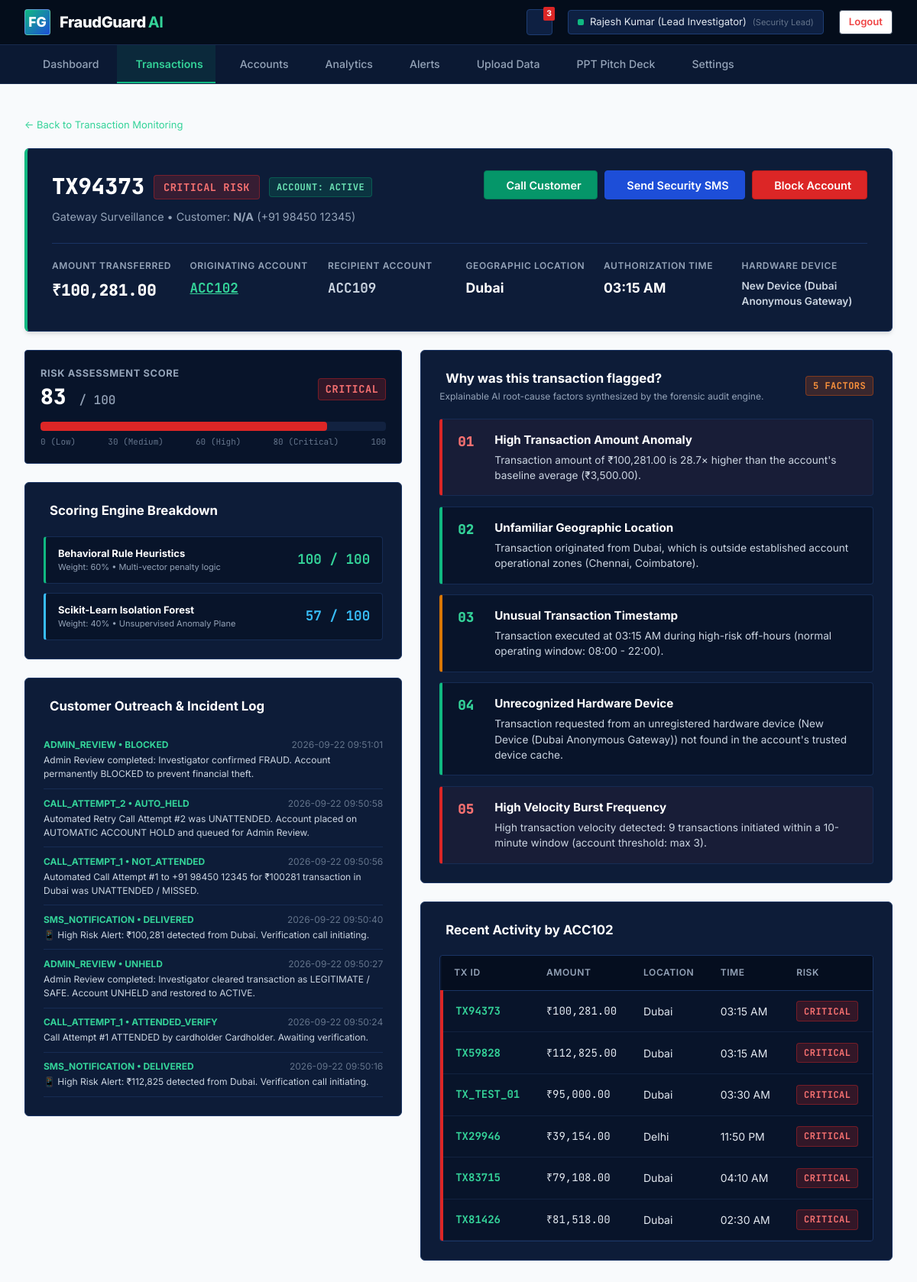
The page /transactions/TX94373 (signed in) on the database as committed earlier.
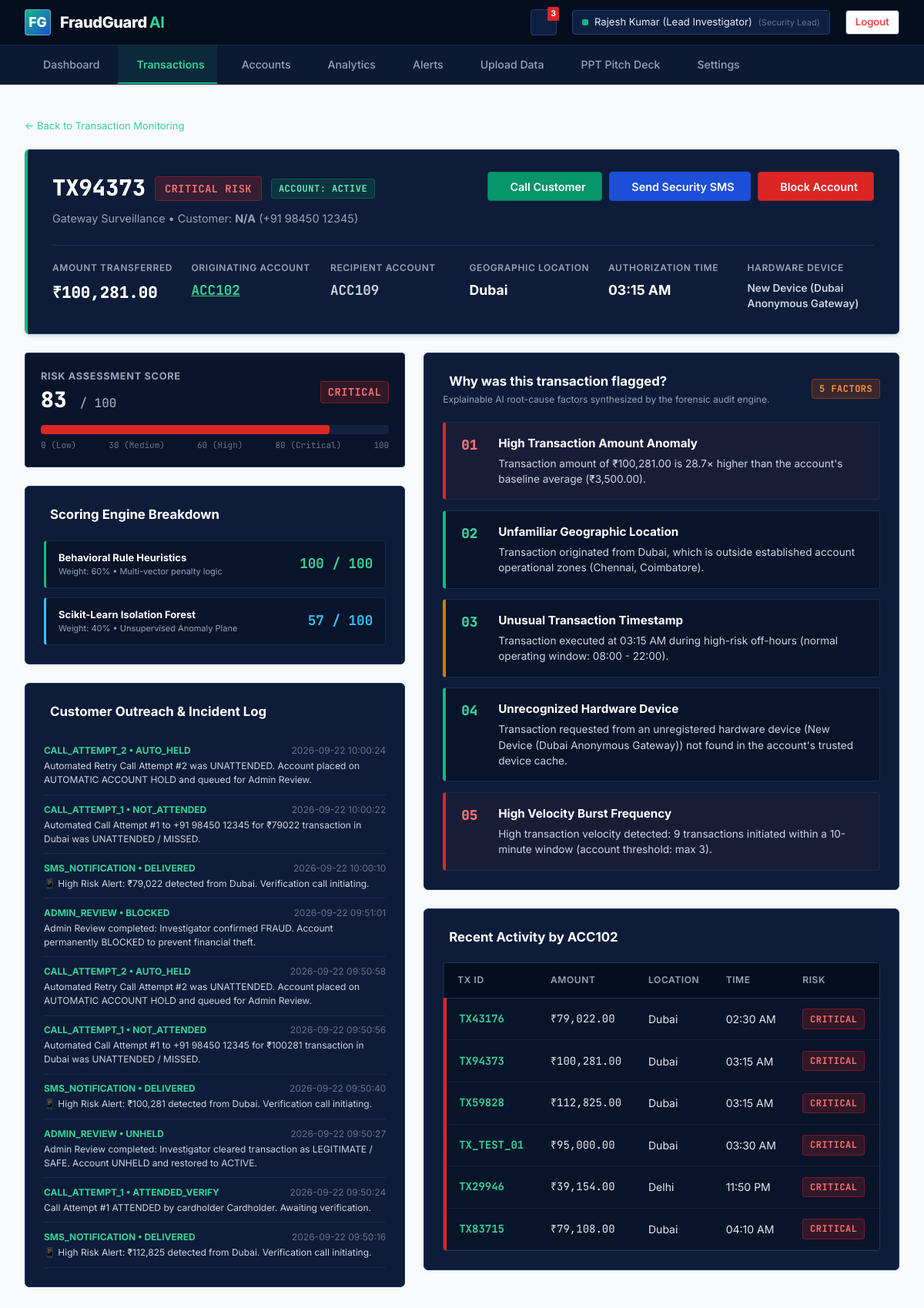
The same page on the database as committed later.
### tables this page shows
CREATE TABLE transactions (
            id INTEGER PRIMARY KEY AUTOINCREMENT,
            transaction_id TEXT UNIQUE NOT NULL,
            account_id TEXT NOT NULL,
            recipient_account_id TEXT,
            amount REAL NOT NULL,
            avg_amount REAL NOT NULL,
            location TEXT NOT NULL,
            time_str TEXT NOT NULL,
            device TEXT NOT NULL,
            new_device INTEGER DEFAULT 0,
            transactions_10min INTEGER DEFAULT 1,
            rule_score INTEGER DEFAULT 0,
            ml_score INTEGER DEFAULT 0,
            risk_score INTEGER DEFAULT 0,
            risk_level TEXT DEFAULT 'LOW',
            status TEXT DEFAULT 'NORMAL',
            flagged_reasons TEXT DEFAULT '[]',
            created_at TIMESTAMP DEFAULT CURRENT_TIMESTAMP
        );

CREATE TABLE customer_communications (
            id INTEGER PRIMARY KEY AUTOINCREMENT,
            account_id TEXT NOT NULL,
            transaction_id TEXT,
            type TEXT NOT NULL, -- CALL, SMS, WHATSAPP
            recipient_contact TEXT NOT NULL,
            message_content TEXT NOT NULL,
            status TEXT DEFAULT 'DELIVERED', -- SENT, DELIVERED, ANSWERED, CONFIRMED_FRAUD, CONFIRMED_SAFE
            response TEXT,
            created_at TIMESTAMP DEFAULT CURRENT_TIMESTAMP
        );

### app.py (the view)
@app.route('/transactions/<tx_id>')
@login_required
def transaction_details_view(tx_id):
    tx = get_transaction_by_id(tx_id)
    if not tx:
        flash(f'Transaction {tx_id} not found.', 'warning')
        return redirect(url_for('transactions_view'))
    account = get_account_profile(tx['account_id'])
    try:
        flagged_reasons = json.loads(tx['flagged_reasons']) if tx['flagged_reasons'] else []
    except Exception:
        flagged_reasons = []
    account_history = get_transactions_for_account(tx['account_id'])[:6]
    communications = get_communications_for_account(tx['account_id'])
    return render_template(
        'transaction_details.html',
        tx=tx,
        account=dict(account) if account else None,
        reasons=flagged_reasons,
        account_history=account_history,
        communications=communications
    )

### templates/transaction_details.html (shortened to what this page needs)
{% extends "base.html" %}
{% block content %}
<div class="app-main-content">
    <div style="margin-bottom: 1.25rem;">
        <a href="{{ url_for('transactions_view') }}" style="font-size: 13px; color: #34D399; text-decoration: none;">
            &larr; Back to Transaction Monitoring
        </a>
    </div>
    <div class="dashboard-hero-panel" style="margin-bottom: 1.5rem;">
        <div style="display: flex; justify-content: space-between; align-items: flex-start; flex-wrap: wrap; gap: 1rem;">
            <div>
                <div style="display: flex; align-items: center; gap: 0.75rem; margin-bottom: 0.4rem;">
                    <span class="mono" style="font-size: 1.8rem; font-weight: 800; color: #FFFFFF;">
                        {{ tx.transaction_id }}
                    </span>
                    <span class="risk-tag {{ tx.risk_level.lower() }}" style="font-size: 0.85rem; padding: 0.3rem 0.75rem;">
                        {{ tx.risk_level }} RISK
                    </span>
                    <span id="accountStatusBadge" class="risk-tag {% if account and account.status == 'BLOCKED' %}blocked{% else %}active{% endif %}">
                        ACCOUNT: {{ account.status if account else 'ACTIVE' }}
                    </span>
                </div>
                <p style="font-size: 0.9rem; color: #94A3B8;">
                    Gateway Surveillance &bull; Customer: <strong>{{ account.holder_name if account else 'N/A' }}</strong> ({{ account.phone_number if account else '+91 98450 12345' }})
                </p>
            </div>
            <div style="display: flex; gap: 0.6rem; flex-wrap: wrap;">
                <button class="btn btn-green btn-call-customer" data-account-id="{{ tx.account_id }}" data-tx-id="{{ tx.transaction_id }}" data-amount="{{ '{:,.0f}'.format(tx.amount) }}" data-location="{{ tx.location }}">
                     Call Customer
                </button>
                <button class="btn btn-primary btn-send-message" data-account-id="{{ tx.account_id }}" data-tx-id="{{ tx.transaction_id }}" data-amount="{{ '{:,.0f}'.format(tx.amount) }}" data-location="{{ tx.location }}">
                     Send Security SMS
                </button>
                {% if not account or account.status != 'BLOCKED' %}
                <button id="btnBlockAccount" class="btn btn-danger" data-account-id="{{ tx.account_id }}" data-tx-id="{{ tx.transaction_id }}">
                     Block Account
                </button>
                {% endif %}
            </div>
        </div>
        <div style="display: grid; grid-template-columns: repeat(6, 1fr); gap: 1rem; margin-top: 1.5rem; padding-top: 1.25rem; border-top: 1px solid #1A3464;">
            <div>
                <div class="metric-label">Amount Transferred</div>
                <div class="mono" style="font-size: 1.3rem; font-weight: 800; color: #FFFFFF;">
                    ₹{{ "{:,.2f}".format(tx.amount) }}
                </div>
            </div>
            <div>
                <div class="metric-label">Originating Account</div>
                <div class="mono" style="font-size: 1.1rem; font-weight: 700;">
                    <a href="{{ url_for('account_details_view', account_id=tx.account_id) }}" style="color: #34D399; text-decoration: underline;">
                        {{ tx.account_id }}
                    </a>
                </div>
            </div>
            <div>
                <div class="metric-label">Recipient Account</div>
                <div class="mono" style="font-size: 1.1rem; font-weight: 700; color: #CBD5E1;">
                    {{ tx.recipient_account_id if tx.recipient_account_id else 'ACC105' }}
                </div>
            </div>
            <div>
                <div class="metric-label">Geographic Location</div>
                <div style="font-size: 1.1rem; font-weight: 700; color: #FFFFFF;">
                    {{ tx.location }}
                </div>
            </div>
            <div>
                <div class="metric-label">Authorization Time</div>
                <div style="font-size: 1.1rem; font-weight: 700; color: #FFFFFF;">
                    {{ tx.time_str }}
                </div>
            </div>
            <div>
                <div class="metric-label">Hardware Device</div>
                <div style="font-size: 0.85rem; font-weight: 600; color: #CBD5E1; word-break: break-word;">
                    {{ tx.device }}
                </div>
            </div>
        </div>
    </div>
    <div class="investigation-grid">
        <div>
            <div class="horizontal-risk-bar-container">
                <div class="risk-bar-meta">
                    <div>
                        <div style="font-size: 0.8rem; font-weight: 700; text-transform: uppercase; color: #94A3B8; letter-spacing: 0.05em;">
                            Risk Assessment Score
                        </div>
                        <div class="risk-score-display">
                            {{ tx.risk_score }} <span style="font-size: 1rem; color: #94A3B8; font-weight: 500;">/ 100</span>
                        </div>
                    </div>
                    <span class="risk-tag {{ tx.risk_level.lower() }}" style="font-size: 0.85rem;">
                        {{ tx.risk_level }}
                    </span>
                </div>
                <div class="risk-bar-track">
                    <div class="risk-bar-fill {{ tx.risk_level.lower() }}" style="width: {{ tx.risk_score }}%;"></div>
                </div>
                <div style="display: flex; justify-content: space-between; font-size: 11px; font-family: 'JetBrains Mono', monospace; color: #64748B; margin-top: 6px;">
                    <span>0 (Low)</span>
                    <span>30 (Medium)</span>
                    <span>60 (High)</span>
                    <span>80 (Critical)</span>
                    <span>100</span>
                </div>
            </div>
            <div class="panel-card" style="margin-bottom: 1.5rem;">
                <div class="panel-header">
                    <h3 class="panel-title">
                         Scoring Engine Breakdown
                    </h3>
                </div>
                <div style="display: flex; flex-direction: column; gap: 0.75rem;">
                    <div style="background: #08142A; border: 1px solid #162C54; border-left: 3px solid #10B981; border-radius: 4px; padding: 0.75rem 1rem; display: flex; justify-content: space-between; align-items: center;">
                        <div>
                            <div style="font-size: 13px; font-weight: 700; color: #FFFFFF;">Behavioral Rule Heuristics</div>
                            <div style="font-size: 11px; color: #94A3B8;">Weight: 60% &bull; Multi-vector penalty logic</div>
                        </div>
                        <span class="mono" style="font-size: 1.1rem; font-weight: 700; color: #34D399;">
                            {{ tx.rule_score }} / 100
                        </span>
                    </div>
                    <div style="background: #08142A; border: 1px solid #162C54; border-left: 3px solid #38BDF8; border-radius: 4px; padding: 0.75rem 1rem; display: flex; justify-content: space-between; align-items: center;">
                        <div>
                            <div style="font-size: 13px; font-weight: 700; color: #FFFFFF;">Scikit-Learn Isolation Forest</div>
                            <div style="font-size: 11px; color: #94A3B8;">Weight: 40% &bull; Unsupervised Anomaly Plane</div>
                        </div>
                        <span class="mono" style="font-size: 1.1rem; font-weight: 700; color: #38BDF8;">
                            {{ tx.ml_score }} / 100
                        </span>
                    </div>
                </div>
            </div>
            <div class="panel-card">
                <div class="panel-header">
                    <h3 class="panel-title">
                         Customer Outreach &amp; Incident Log
                    </h3>
                </div>
                <div style="font-size: 12px;">
                    {% for comm in communications %}
                    <div style="padding: 0.6rem 0; border-bottom: 1px solid #162C54;">
                        <div style="display: flex; justify-content: space-between; margin-bottom: 2px;">
                            <strong style="color: #34D399;">{{ comm.type }} &bull; {{ comm.status }}</strong>
                            <span style="color: #64748B;">{{ comm.created_at }}</span>
                        </div>
                        <div style="color: #CBD5E1;">{{ comm.message_content }}</div>
                    </div>
                    {% else %}
                    <div style="color: #94A3B8; padding: 0.5rem 0;">No prior customer outreach recorded for this account.</div>
                    {% endfor %}
                </div>
            </div>
        </div>
        <div>
            <div class="panel-card" style="margin-bottom: 1.5rem;">
                <div class="panel-header">
                    <div>
                        <h3 class="panel-title">
                             Why was this transaction flagged?
                        </h3>
                        <p style="font-size: 12px; color: #94A3B8; margin-top: 2px;">
                            Explainable AI root-cause factors synthesized by the forensic audit engine.
                        </p>
                    </div>
                    <span class="risk-tag {% if tx.risk_score >= 61 %}high{% else %}low{% endif %}">
                        {{ reasons|length }} FACTORS
                    </span>
                </div>
                <div class="explainable-reason-list">
                    {% for reason in reasons %}
                    <div class="reason-rect-row {{ reason.severity.lower() if reason.severity else 'high' }}">
                        <span class="reason-index-code">{{ reason.code }}</span>
                        <div>
                            <div class="reason-title">{{ reason.title }}</div>
                            <div class="reason-desc">{{ reason.description }}</div>
                        </div>
                    </div>
                    {% endfor %}
                </div>
            </div>
            <div class="panel-card">
                <div class="panel-header">
                    <h3 class="panel-title">
                         Recent Activity by {{ tx.account_id }}
                    </h3>
                </div>
                <div class="table-responsive-container">
                    <table class="fraud-table">
                        <thead>
                            <tr>
                                <th>Tx ID</th>
                                <th>Amount</th>
                                <th>Location</th>
                                <th>Time</th>
                                <th>Risk</th>
                            </tr>
                        </thead>
                        <tbody>
                            {% for hist in account_history %}
                            <tr class="risk-{{ hist.risk_level.lower() }}">
                                <td class="mono" style="font-weight: 700; color: #34D399;">{{ hist.transaction_id }}</td>
                                <td class="mono">₹{{ "{:,.2f}".format(hist.amount) }}</td>
                                <td>{{ hist.location }}</td>
                                <td>{{ hist.time_str }}</td>
                                <td><span class="risk-tag {{ hist.risk_level.lower() }}">{{ hist.risk_level }}</span></td>
                            </tr>
                            {% endfor %}
                        </tbody>
                    </table>
                </div>
            </div>
        </div>
    </div>
</div>
{% endblock %}

Rows that differ between the two databases and show on the page:
no longer on this page (row unchanged): transactions: transaction_id "TX81426", amount "81,518.00", location "Dubai", time_str "02:30 AM", risk_level "CRITICAL"
added customer_communications: type "CALL_ATTEMPT_2", status "AUTO_HELD", created_at "2026-09-22 10:00:24", message_content "Automated Retry Call Attempt #2 was UNATTENDED. Account placed on AUTOMATIC ACCOUNT HOLD and queued for Admin Review."
added customer_communications: type "CALL_ATTEMPT_1", status "NOT_ATTENDED", created_at "2026-09-22 10:00:22", message_content "Automated Call Attempt #1 to +91 98450 12345 for ₹79022 transaction in Dubai was UNATTENDED / MISSED."
added customer_communications: type "SMS_NOTIFICATION", status "DELIVERED", created_at "2026-09-22 10:00:10", message_content "📱 High Risk Alert: ₹79,022 detected from Dubai. Verification call initiating."
added transactions: transaction_id "TX43176", amount "79,022.00", location "Dubai", time_str "02:30 AM", risk_level "CRITICAL"
